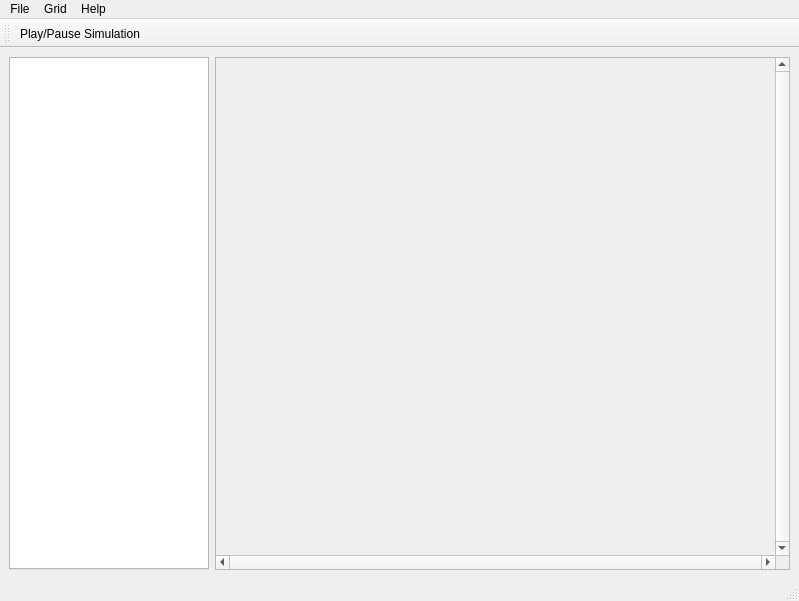
<?xml version="1.0" encoding="UTF-8"?>
<!--
*  mainwindow.ui: ui for mainwindow.h
*
* Copyright (C) 2015-2016 Yuri Becker <hi@yuri.li>
*
* This file is part of OpenCircuits.
*
* OpenCircuits is free software: you can redistribute it and/or modify it under the terms
* of the GNU Lesser General Public License as published by the Free Software Foundation,
* either version 3 of the License, or (at your option) any later version.
*
* OpenCircuits is distributed in the hope that it will be useful, but WITHOUT ANY WARRANTY;
* without even the implied warranty of MERCHANTABILITY or FITNESS FOR A PARTICULAR
* PURPOSE.  See the GNU  Lesser General Public License for more details.
*
* You should have received a copy of the GNU Lesser General Public License along with
* OpenCircuits. If not, see <http://www.gnu.org/licenses/>.
-->
<ui version="4.0">
 <class>MainWindow</class>
 <widget class="QMainWindow" name="MainWindow">
  <property name="geometry">
   <rect>
    <x>0</x>
    <y>0</y>
    <width>799</width>
    <height>601</height>
   </rect>
  </property>
  <property name="windowTitle">
   <string notr="true">OpenCircuits</string>
  </property>
  <property name="windowIcon">
   <iconset resource="../resources.qrc">
    <normaloff>:/images/Resources/Stuff/Icon.ico</normaloff>:/images/Resources/Stuff/Icon.ico</iconset>
  </property>
  <property name="statusTip">
   <string/>
  </property>
  <widget class="QWidget" name="centralwidget">
   <layout class="QHBoxLayout" name="horizontalLayout">
    <item>
     <widget class="QWidget" name="catalogAndInfoDisplay" native="true">
      <property name="minimumSize">
       <size>
        <width>200</width>
        <height>430</height>
       </size>
      </property>
      <property name="maximumSize">
       <size>
        <width>180</width>
        <height>16777215</height>
       </size>
      </property>
      <layout class="QVBoxLayout" name="verticalLayout_2">
       <property name="spacing">
        <number>2</number>
       </property>
       <property name="leftMargin">
        <number>0</number>
       </property>
       <property name="topMargin">
        <number>0</number>
       </property>
       <property name="rightMargin">
        <number>0</number>
       </property>
       <property name="bottomMargin">
        <number>0</number>
       </property>
       <item>
        <widget class="BlockCatalog" name="blockCatalog">
         <property name="sizePolicy">
          <sizepolicy hsizetype="Minimum" vsizetype="MinimumExpanding">
           <horstretch>0</horstretch>
           <verstretch>0</verstretch>
          </sizepolicy>
         </property>
         <property name="minimumSize">
          <size>
           <width>200</width>
           <height>0</height>
          </size>
         </property>
         <property name="maximumSize">
          <size>
           <width>180</width>
           <height>16777215</height>
          </size>
         </property>
         <property name="palette">
          <palette>
           <active>
            <colorrole role="WindowText">
             <brush brushstyle="SolidPattern">
              <color alpha="255">
               <red>0</red>
               <green>0</green>
               <blue>0</blue>
              </color>
             </brush>
            </colorrole>
            <colorrole role="Button">
             <brush brushstyle="SolidPattern">
              <color alpha="255">
               <red>255</red>
               <green>255</green>
               <blue>255</blue>
              </color>
             </brush>
            </colorrole>
            <colorrole role="Light">
             <brush brushstyle="SolidPattern">
              <color alpha="255">
               <red>255</red>
               <green>255</green>
               <blue>255</blue>
              </color>
             </brush>
            </colorrole>
            <colorrole role="Midlight">
             <brush brushstyle="SolidPattern">
              <color alpha="255">
               <red>255</red>
               <green>255</green>
               <blue>255</blue>
              </color>
             </brush>
            </colorrole>
            <colorrole role="Dark">
             <brush brushstyle="SolidPattern">
              <color alpha="255">
               <red>127</red>
               <green>127</green>
               <blue>127</blue>
              </color>
             </brush>
            </colorrole>
            <colorrole role="Mid">
             <brush brushstyle="SolidPattern">
              <color alpha="255">
               <red>170</red>
               <green>170</green>
               <blue>170</blue>
              </color>
             </brush>
            </colorrole>
            <colorrole role="Text">
             <brush brushstyle="SolidPattern">
              <color alpha="255">
               <red>0</red>
               <green>0</green>
               <blue>0</blue>
              </color>
             </brush>
            </colorrole>
            <colorrole role="BrightText">
             <brush brushstyle="SolidPattern">
              <color alpha="255">
               <red>255</red>
               <green>255</green>
               <blue>255</blue>
              </color>
             </brush>
            </colorrole>
            <colorrole role="ButtonText">
             <brush brushstyle="SolidPattern">
              <color alpha="255">
               <red>0</red>
               <green>0</green>
               <blue>0</blue>
              </color>
             </brush>
            </colorrole>
            <colorrole role="Base">
             <brush brushstyle="SolidPattern">
              <color alpha="255">
               <red>255</red>
               <green>255</green>
               <blue>255</blue>
              </color>
             </brush>
            </colorrole>
            <colorrole role="Window">
             <brush brushstyle="SolidPattern">
              <color alpha="255">
               <red>255</red>
               <green>255</green>
               <blue>255</blue>
              </color>
             </brush>
            </colorrole>
            <colorrole role="Shadow">
             <brush brushstyle="SolidPattern">
              <color alpha="255">
               <red>0</red>
               <green>0</green>
               <blue>0</blue>
              </color>
             </brush>
            </colorrole>
            <colorrole role="AlternateBase">
             <brush brushstyle="SolidPattern">
              <color alpha="255">
               <red>255</red>
               <green>255</green>
               <blue>255</blue>
              </color>
             </brush>
            </colorrole>
            <colorrole role="ToolTipBase">
             <brush brushstyle="SolidPattern">
              <color alpha="255">
               <red>255</red>
               <green>255</green>
               <blue>220</blue>
              </color>
             </brush>
            </colorrole>
            <colorrole role="ToolTipText">
             <brush brushstyle="SolidPattern">
              <color alpha="255">
               <red>0</red>
               <green>0</green>
               <blue>0</blue>
              </color>
             </brush>
            </colorrole>
           </active>
           <inactive>
            <colorrole role="WindowText">
             <brush brushstyle="SolidPattern">
              <color alpha="255">
               <red>0</red>
               <green>0</green>
               <blue>0</blue>
              </color>
             </brush>
            </colorrole>
            <colorrole role="Button">
             <brush brushstyle="SolidPattern">
              <color alpha="255">
               <red>255</red>
               <green>255</green>
               <blue>255</blue>
              </color>
             </brush>
            </colorrole>
            <colorrole role="Light">
             <brush brushstyle="SolidPattern">
              <color alpha="255">
               <red>255</red>
               <green>255</green>
               <blue>255</blue>
              </color>
             </brush>
            </colorrole>
            <colorrole role="Midlight">
             <brush brushstyle="SolidPattern">
              <color alpha="255">
               <red>255</red>
               <green>255</green>
               <blue>255</blue>
              </color>
             </brush>
            </colorrole>
            <colorrole role="Dark">
             <brush brushstyle="SolidPattern">
              <color alpha="255">
               <red>127</red>
               <green>127</green>
               <blue>127</blue>
              </color>
             </brush>
            </colorrole>
            <colorrole role="Mid">
             <brush brushstyle="SolidPattern">
              <color alpha="255">
               <red>170</red>
               <green>170</green>
               <blue>170</blue>
              </color>
             </brush>
            </colorrole>
            <colorrole role="Text">
             <brush brushstyle="SolidPattern">
              <color alpha="255">
               <red>0</red>
               <green>0</green>
               <blue>0</blue>
              </color>
             </brush>
            </colorrole>
            <colorrole role="BrightText">
             <brush brushstyle="SolidPattern">
              <color alpha="255">
               <red>255</red>
               <green>255</green>
               <blue>255</blue>
              </color>
             </brush>
            </colorrole>
            <colorrole role="ButtonText">
             <brush brushstyle="SolidPattern">
              <color alpha="255">
               <red>0</red>
               <green>0</green>
               <blue>0</blue>
              </color>
             </brush>
            </colorrole>
            <colorrole role="Base">
             <brush brushstyle="SolidPattern">
              <color alpha="255">
               <red>255</red>
               <green>255</green>
               <blue>255</blue>
              </color>
             </brush>
            </colorrole>
            <colorrole role="Window">
             <brush brushstyle="SolidPattern">
              <color alpha="255">
               <red>255</red>
               <green>255</green>
               <blue>255</blue>
              </color>
             </brush>
            </colorrole>
            <colorrole role="Shadow">
             <brush brushstyle="SolidPattern">
              <color alpha="255">
               <red>0</red>
               <green>0</green>
               <blue>0</blue>
              </color>
             </brush>
            </colorrole>
            <colorrole role="AlternateBase">
             <brush brushstyle="SolidPattern">
              <color alpha="255">
               <red>255</red>
               <green>255</green>
               <blue>255</blue>
              </color>
             </brush>
            </colorrole>
            <colorrole role="ToolTipBase">
             <brush brushstyle="SolidPattern">
              <color alpha="255">
               <red>255</red>
               <green>255</green>
               <blue>220</blue>
              </color>
             </brush>
            </colorrole>
            <colorrole role="ToolTipText">
             <brush brushstyle="SolidPattern">
              <color alpha="255">
               <red>0</red>
               <green>0</green>
               <blue>0</blue>
              </color>
             </brush>
            </colorrole>
           </inactive>
           <disabled>
            <colorrole role="WindowText">
             <brush brushstyle="SolidPattern">
              <color alpha="255">
               <red>127</red>
               <green>127</green>
               <blue>127</blue>
              </color>
             </brush>
            </colorrole>
            <colorrole role="Button">
             <brush brushstyle="SolidPattern">
              <color alpha="255">
               <red>255</red>
               <green>255</green>
               <blue>255</blue>
              </color>
             </brush>
            </colorrole>
            <colorrole role="Light">
             <brush brushstyle="SolidPattern">
              <color alpha="255">
               <red>255</red>
               <green>255</green>
               <blue>255</blue>
              </color>
             </brush>
            </colorrole>
            <colorrole role="Midlight">
             <brush brushstyle="SolidPattern">
              <color alpha="255">
               <red>255</red>
               <green>255</green>
               <blue>255</blue>
              </color>
             </brush>
            </colorrole>
            <colorrole role="Dark">
             <brush brushstyle="SolidPattern">
              <color alpha="255">
               <red>127</red>
               <green>127</green>
               <blue>127</blue>
              </color>
             </brush>
            </colorrole>
            <colorrole role="Mid">
             <brush brushstyle="SolidPattern">
              <color alpha="255">
               <red>170</red>
               <green>170</green>
               <blue>170</blue>
              </color>
             </brush>
            </colorrole>
            <colorrole role="Text">
             <brush brushstyle="SolidPattern">
              <color alpha="255">
               <red>127</red>
               <green>127</green>
               <blue>127</blue>
              </color>
             </brush>
            </colorrole>
            <colorrole role="BrightText">
             <brush brushstyle="SolidPattern">
              <color alpha="255">
               <red>255</red>
               <green>255</green>
               <blue>255</blue>
              </color>
             </brush>
            </colorrole>
            <colorrole role="ButtonText">
             <brush brushstyle="SolidPattern">
              <color alpha="255">
               <red>127</red>
               <green>127</green>
               <blue>127</blue>
              </color>
             </brush>
            </colorrole>
            <colorrole role="Base">
             <brush brushstyle="SolidPattern">
              <color alpha="255">
               <red>255</red>
               <green>255</green>
               <blue>255</blue>
              </color>
             </brush>
            </colorrole>
            <colorrole role="Window">
             <brush brushstyle="SolidPattern">
              <color alpha="255">
               <red>255</red>
               <green>255</green>
               <blue>255</blue>
              </color>
             </brush>
            </colorrole>
            <colorrole role="Shadow">
             <brush brushstyle="SolidPattern">
              <color alpha="255">
               <red>0</red>
               <green>0</green>
               <blue>0</blue>
              </color>
             </brush>
            </colorrole>
            <colorrole role="AlternateBase">
             <brush brushstyle="SolidPattern">
              <color alpha="255">
               <red>255</red>
               <green>255</green>
               <blue>255</blue>
              </color>
             </brush>
            </colorrole>
            <colorrole role="ToolTipBase">
             <brush brushstyle="SolidPattern">
              <color alpha="255">
               <red>255</red>
               <green>255</green>
               <blue>220</blue>
              </color>
             </brush>
            </colorrole>
            <colorrole role="ToolTipText">
             <brush brushstyle="SolidPattern">
              <color alpha="255">
               <red>0</red>
               <green>0</green>
               <blue>0</blue>
              </color>
             </brush>
            </colorrole>
           </disabled>
          </palette>
         </property>
         <property name="whatsThis">
          <string/>
         </property>
         <property name="tabPosition">
          <enum>QTabWidget::West</enum>
         </property>
         <property name="tabShape">
          <enum>QTabWidget::Rounded</enum>
         </property>
         <property name="currentIndex">
          <number>-1</number>
         </property>
         <property name="documentMode">
          <bool>false</bool>
         </property>
         <property name="tabsClosable">
          <bool>false</bool>
         </property>
         <property name="movable">
          <bool>false</bool>
         </property>
         <property name="tabBarAutoHide">
          <bool>false</bool>
         </property>
        </widget>
       </item>
      </layout>
     </widget>
    </item>
    <item>
     <widget class="ScrollAreaWithEdgeScrollingAndExpanding" name="scrollArea">
      <property name="sizePolicy">
       <sizepolicy hsizetype="Expanding" vsizetype="Expanding">
        <horstretch>0</horstretch>
        <verstretch>0</verstretch>
       </sizepolicy>
      </property>
      <property name="minimumSize">
       <size>
        <width>500</width>
        <height>500</height>
       </size>
      </property>
      <property name="autoFillBackground">
       <bool>false</bool>
      </property>
      <property name="verticalScrollBarPolicy">
       <enum>Qt::ScrollBarAlwaysOn</enum>
      </property>
      <property name="horizontalScrollBarPolicy">
       <enum>Qt::ScrollBarAlwaysOn</enum>
      </property>
      <property name="widgetResizable">
       <bool>true</bool>
      </property>
      <property name="alignment">
       <set>Qt::AlignCenter</set>
      </property>
      <widget class="QWidget" name="scrollAreaWidgetContents">
       <property name="geometry">
        <rect>
         <x>0</x>
         <y>0</y>
         <width>560</width>
         <height>486</height>
        </rect>
       </property>
       <property name="sizePolicy">
        <sizepolicy hsizetype="Expanding" vsizetype="Expanding">
         <horstretch>0</horstretch>
         <verstretch>0</verstretch>
        </sizepolicy>
       </property>
       <layout class="QVBoxLayout" name="verticalLayout">
        <property name="spacing">
         <number>0</number>
        </property>
        <property name="leftMargin">
         <number>0</number>
        </property>
        <property name="topMargin">
         <number>0</number>
        </property>
        <property name="rightMargin">
         <number>0</number>
        </property>
        <property name="bottomMargin">
         <number>0</number>
        </property>
        <item>
         <widget class="ComponentArea" name="componentArea" native="true">
          <property name="sizePolicy">
           <sizepolicy hsizetype="Expanding" vsizetype="Expanding">
            <horstretch>0</horstretch>
            <verstretch>0</verstretch>
           </sizepolicy>
          </property>
          <property name="autoFillBackground">
           <bool>false</bool>
          </property>
         </widget>
        </item>
       </layout>
      </widget>
     </widget>
    </item>
   </layout>
  </widget>
  <widget class="QMenuBar" name="menubar">
   <property name="geometry">
    <rect>
     <x>0</x>
     <y>0</y>
     <width>799</width>
     <height>24</height>
    </rect>
   </property>
   <widget class="QMenu" name="menu_file">
    <property name="title">
     <string>File</string>
    </property>
    <addaction name="action_newFile"/>
    <addaction name="action_open"/>
    <addaction name="action_recentFiles"/>
    <addaction name="separator"/>
    <addaction name="action_save"/>
    <addaction name="action_saveAs"/>
    <addaction name="separator"/>
    <addaction name="action_close"/>
   </widget>
   <widget class="QMenu" name="menu_view">
    <property name="title">
     <string>Grid</string>
    </property>
    <addaction name="separator"/>
    <addaction name="action_showGrid"/>
    <addaction name="action_adjustGrid"/>
    <addaction name="action_moveComponentsOnGrid"/>
   </widget>
   <widget class="QMenu" name="menu_Help">
    <property name="title">
     <string>Help</string>
    </property>
    <addaction name="action_about"/>
    <addaction name="action_openWiki"/>
   </widget>
   <addaction name="menu_file"/>
   <addaction name="menu_view"/>
   <addaction name="menu_Help"/>
  </widget>
  <widget class="CircuitsStatusBar" name="statusbar"/>
  <widget class="QToolBar" name="toolBar">
   <property name="maximumSize">
    <size>
     <width>16777215</width>
     <height>16777215</height>
    </size>
   </property>
   <property name="windowTitle">
    <string>toolBar</string>
   </property>
   <property name="iconSize">
    <size>
     <width>20</width>
     <height>20</height>
    </size>
   </property>
   <attribute name="toolBarArea">
    <enum>TopToolBarArea</enum>
   </attribute>
   <attribute name="toolBarBreak">
    <bool>false</bool>
   </attribute>
   <addaction name="action_playpauseSim"/>
  </widget>
  <action name="action_newFile">
   <property name="icon">
    <iconset resource="../resources.qrc">
     <normaloff>:/images/Resources/GenericIcons/AddFile.png</normaloff>:/images/Resources/GenericIcons/AddFile.png</iconset>
   </property>
   <property name="text">
    <string>New Circuit...</string>
   </property>
   <property name="shortcut">
    <string>Ctrl+N</string>
   </property>
   <property name="shortcutContext">
    <enum>Qt::ApplicationShortcut</enum>
   </property>
  </action>
  <action name="action_open">
   <property name="icon">
    <iconset resource="../resources.qrc">
     <normaloff>:/images/Resources/GenericIcons/view_file-48.png</normaloff>:/images/Resources/GenericIcons/view_file-48.png</iconset>
   </property>
   <property name="text">
    <string>Open...</string>
   </property>
   <property name="shortcut">
    <string>Ctrl+O</string>
   </property>
   <property name="shortcutContext">
    <enum>Qt::ApplicationShortcut</enum>
   </property>
  </action>
  <action name="action_recentFiles">
   <property name="icon">
    <iconset resource="../resources.qrc">
     <normaloff>:/images/Resources/GenericIcons/edit_file-48.png</normaloff>:/images/Resources/GenericIcons/edit_file-48.png</iconset>
   </property>
   <property name="text">
    <string>Recent Files</string>
   </property>
   <property name="shortcutContext">
    <enum>Qt::ApplicationShortcut</enum>
   </property>
  </action>
  <action name="action_save">
   <property name="icon">
    <iconset resource="../resources.qrc">
     <normaloff>:/images/Resources/GenericIcons/save-48.png</normaloff>:/images/Resources/GenericIcons/save-48.png</iconset>
   </property>
   <property name="text">
    <string>Save</string>
   </property>
   <property name="shortcut">
    <string>Ctrl+S</string>
   </property>
   <property name="shortcutContext">
    <enum>Qt::ApplicationShortcut</enum>
   </property>
  </action>
  <action name="action_saveAs">
   <property name="icon">
    <iconset resource="../resources.qrc">
     <normaloff>:/images/Resources/GenericIcons/save_as-48.png</normaloff>:/images/Resources/GenericIcons/save_as-48.png</iconset>
   </property>
   <property name="text">
    <string>Save As...</string>
   </property>
   <property name="shortcut">
    <string>Ctrl+Shift+S</string>
   </property>
   <property name="shortcutContext">
    <enum>Qt::ApplicationShortcut</enum>
   </property>
  </action>
  <action name="action_close">
   <property name="icon">
    <iconset resource="../resources.qrc">
     <normaloff>:/images/Resources/GenericIcons/close_window-48.png</normaloff>:/images/Resources/GenericIcons/close_window-48.png</iconset>
   </property>
   <property name="text">
    <string>Exit OpenCircuits</string>
   </property>
   <property name="shortcut">
    <string>Ctrl+Q</string>
   </property>
   <property name="shortcutContext">
    <enum>Qt::ApplicationShortcut</enum>
   </property>
  </action>
  <action name="action_about">
   <property name="icon">
    <iconset resource="../resources.qrc">
     <normaloff>:/images/Resources/GenericIcons/about-48.png</normaloff>:/images/Resources/GenericIcons/about-48.png</iconset>
   </property>
   <property name="text">
    <string>About OpenCircuits...</string>
   </property>
   <property name="shortcutContext">
    <enum>Qt::WindowShortcut</enum>
   </property>
  </action>
  <action name="action_showGrid">
   <property name="checkable">
    <bool>true</bool>
   </property>
   <property name="checked">
    <bool>true</bool>
   </property>
   <property name="icon">
    <iconset resource="../resources.qrc">
     <normaloff>:/images/Resources/GenericIcons/grid-48.png</normaloff>:/images/Resources/GenericIcons/grid-48.png</iconset>
   </property>
   <property name="text">
    <string>Show Grid</string>
   </property>
   <property name="shortcut">
    <string>Ctrl+G</string>
   </property>
   <property name="shortcutContext">
    <enum>Qt::ApplicationShortcut</enum>
   </property>
  </action>
  <action name="action_adjustGrid">
   <property name="text">
    <string>Configure Grid...</string>
   </property>
   <property name="shortcut">
    <string>Ctrl+Shift+G</string>
   </property>
   <property name="shortcutContext">
    <enum>Qt::ApplicationShortcut</enum>
   </property>
  </action>
  <action name="action_moveComponentsOnGrid">
   <property name="checkable">
    <bool>true</bool>
   </property>
   <property name="text">
    <string>Move Components on Grid</string>
   </property>
   <property name="shortcut">
    <string>Ctrl+Alt+G</string>
   </property>
   <property name="shortcutContext">
    <enum>Qt::ApplicationShortcut</enum>
   </property>
  </action>
  <action name="action_playpauseSim">
   <property name="checkable">
    <bool>true</bool>
   </property>
   <property name="icon">
    <iconset resource="../resources.qrc">
     <normaloff>:/images/Resources/GenericIcons/Play-52.png</normaloff>:/images/Resources/GenericIcons/Play-52.png</iconset>
   </property>
   <property name="text">
    <string> Play/Pause Simulation</string>
   </property>
   <property name="toolTip">
    <string>Play/Pause Simulation (F5)</string>
   </property>
   <property name="shortcut">
    <string>F5</string>
   </property>
   <property name="shortcutContext">
    <enum>Qt::ApplicationShortcut</enum>
   </property>
  </action>
  <action name="action_openWiki">
   <property name="text">
    <string>Open Wiki...</string>
   </property>
  </action>
 </widget>
 <customwidgets>
  <customwidget>
   <class>ComponentArea</class>
   <extends>QWidget</extends>
   <header location="global">Widgets/componentarea.h</header>
   <container>1</container>
  </customwidget>
  <customwidget>
   <class>BlockCatalog</class>
   <extends>QTabWidget</extends>
   <header>Widgets/blockcatalog.h</header>
   <container>1</container>
  </customwidget>
  <customwidget>
   <class>ScrollAreaWithEdgeScrollingAndExpanding</class>
   <extends>QScrollArea</extends>
   <header>Widgets/scrollareawithedgescrollingandexpanding.h</header>
   <container>1</container>
  </customwidget>
  <customwidget>
   <class>CircuitsStatusBar</class>
   <extends>QStatusBar</extends>
   <header>Widgets/circuitsstatusbar.h</header>
  </customwidget>
 </customwidgets>
 <resources>
  <include location="../resources.qrc"/>
 </resources>
 <connections/>
</ui>
